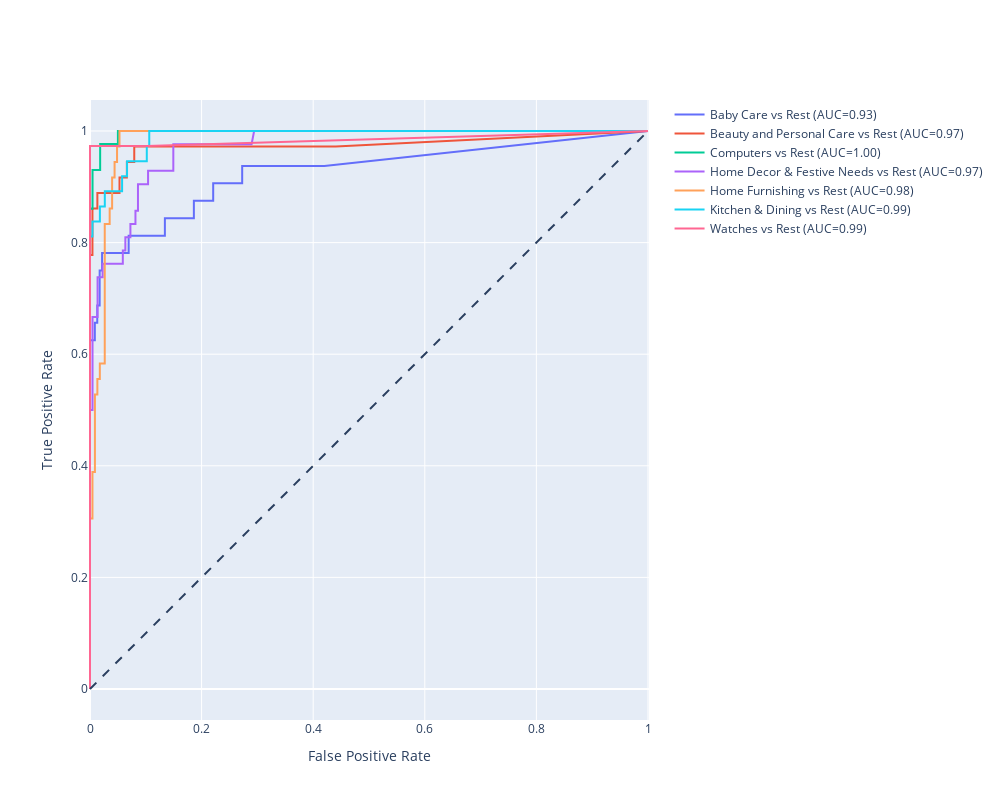

Source (notebook cell):
### Markdown cell above
### 1-3 <u>Essai de classification avec RandomForestClassifier  OneVsRestClassifier</u>

### Code cell
X_train,X_test,y_train,y_test=train_test_split(X_tsne,df['target'],test_size=0.25)
scoring='f1_macro'
 

param_grid =[
     { 
   # 'estimator__n_estimators': [100], #[200, 500]
    #'estimator__max_features': ['auto'],#['auto', 'sqrt', 'log2']
    #'estimator__max_depth' : [5],#[4,5,6,7,8]
   'estimator__criterion' :  ['gini', 'entropy'],
         'estimator__random_state':[random_state]
}
]
 
cv=3
model=OneVsRestClassifier(RandomForestClassifier())
mean_auc,ARI,_=classification_utils.grid_search_cv_multiclass(
    model,
    param_grid,
    scoring,
    cv,
    label_target_encoder,
    df['main_category'].unique().tolist(),
    X_train,
    X_test,
    y_train,
    y_test,
'catégories réelles l\'échantillon de test des produits',
  'catégories prédites l\'échantillon de test des produits',
    'Classification OneVsRestClassifier(RandomForestClassifier())'
)
